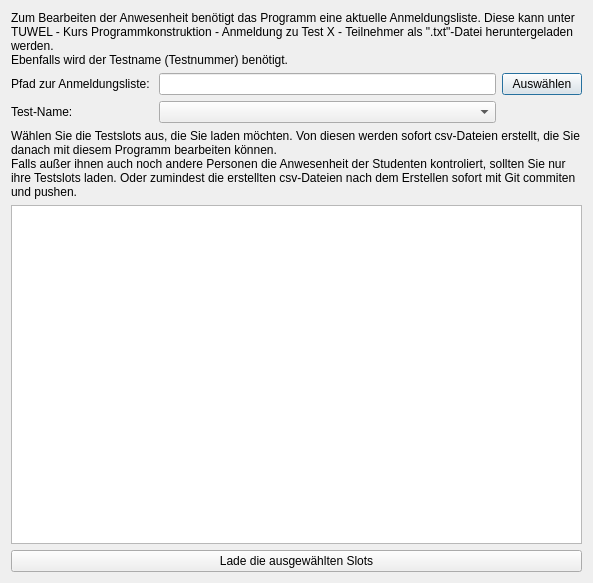
<?xml version="1.0" encoding="UTF-8"?>
<ui version="4.0">
 <class>LoadTestDialog</class>
 <widget class="QDialog" name="LoadTestDialog">
  <property name="geometry">
   <rect>
    <x>0</x>
    <y>0</y>
    <width>593</width>
    <height>583</height>
   </rect>
  </property>
  <property name="windowTitle">
   <string>Laden der Anmeldungsliste für einen Test</string>
  </property>
  <layout class="QGridLayout" name="gridLayout">
   <item row="5" column="0" colspan="3">
    <widget class="QListWidget" name="list_groups">
     <property name="selectionMode">
      <enum>QAbstractItemView::MultiSelection</enum>
     </property>
    </widget>
   </item>
   <item row="3" column="1">
    <widget class="QComboBox" name="folder_combobox">
     <property name="layoutDirection">
      <enum>Qt::LeftToRight</enum>
     </property>
    </widget>
   </item>
   <item row="2" column="1">
    <widget class="QLineEdit" name="line_edit_application_file"/>
   </item>
   <item row="2" column="0">
    <widget class="QLabel" name="label_application_file">
     <property name="text">
      <string>Pfad zur Anmeldungsliste: </string>
     </property>
    </widget>
   </item>
   <item row="3" column="0">
    <widget class="QLabel" name="label_folder_path">
     <property name="text">
      <string>Test-Name:</string>
     </property>
    </widget>
   </item>
   <item row="2" column="2">
    <widget class="QPushButton" name="button_application_file">
     <property name="text">
      <string>Auswählen</string>
     </property>
    </widget>
   </item>
   <item row="6" column="0" colspan="3">
    <widget class="QPushButton" name="button_load_test_slots">
     <property name="text">
      <string>Lade die ausgewählten Slots</string>
     </property>
    </widget>
   </item>
   <item row="1" column="0" colspan="3">
    <widget class="QLabel" name="label_description">
     <property name="text">
      <string>Zum Bearbeiten der Anwesenheit benötigt das Programm eine aktuelle Anmeldungsliste. Diese kann unter TUWEL - Kurs Programmkonstruktion - Anmeldung zu Test X - Teilnehmer als &quot;.txt&quot;-Datei heruntergeladen werden. 
Ebenfalls wird der Testname (Testnummer) benötigt. </string>
     </property>
     <property name="wordWrap">
      <bool>true</bool>
     </property>
    </widget>
   </item>
   <item row="4" column="0" colspan="3">
    <widget class="QLabel" name="label_load_explanation">
     <property name="text">
      <string>Wählen Sie die Testslots aus, die Sie laden möchten. Von diesen werden sofort csv-Dateien erstellt, die Sie danach mit diesem Programm bearbeiten können. 
Falls außer ihnen auch noch andere Personen die Anwesenheit der Studenten kontroliert, sollten Sie nur ihre Testslots laden. Oder zumindest die erstellten csv-Dateien nach dem Erstellen sofort mit Git commiten und pushen. </string>
     </property>
     <property name="wordWrap">
      <bool>true</bool>
     </property>
    </widget>
   </item>
  </layout>
 </widget>
 <resources/>
 <connections/>
</ui>
